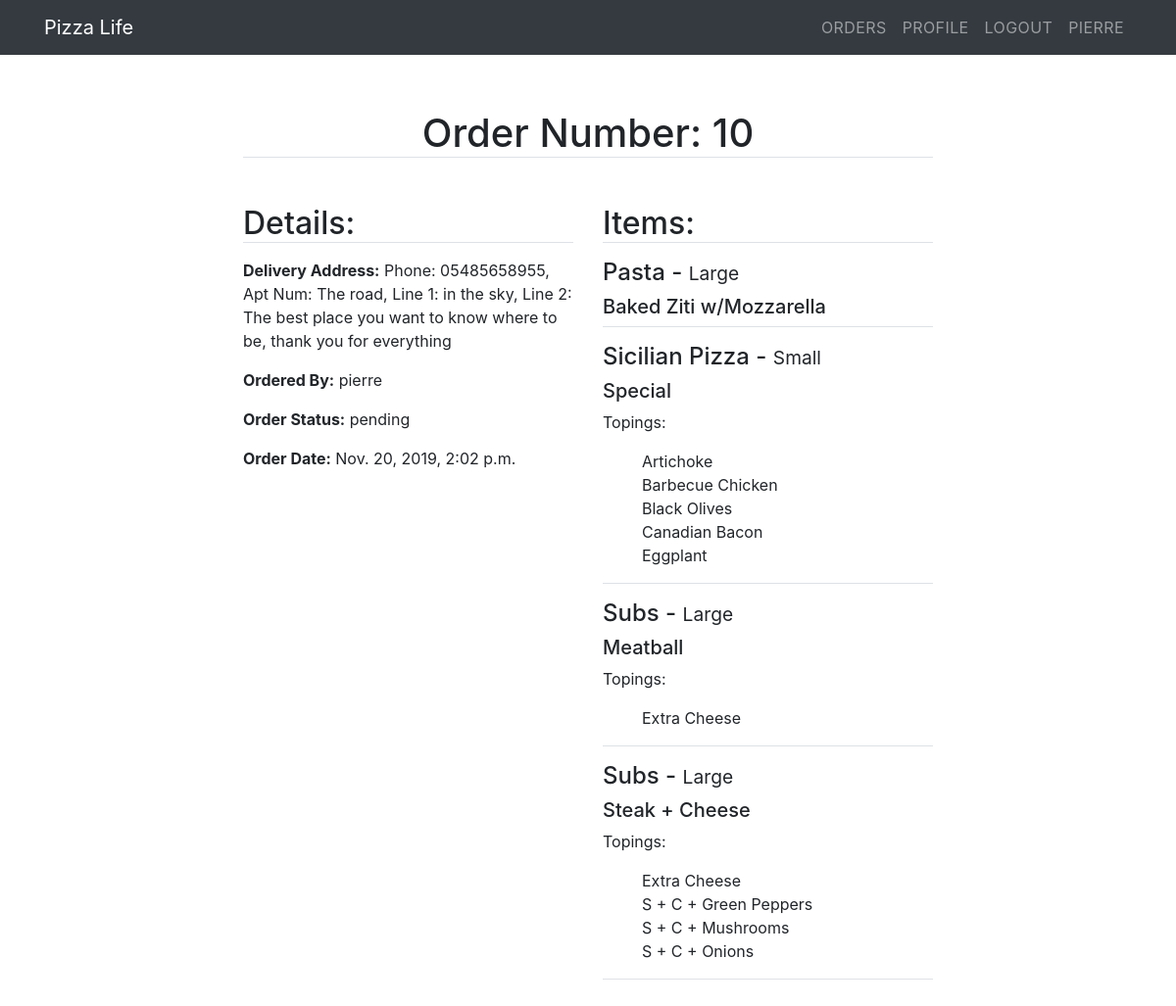
The app's page /orders/10/ (signed in) with its own data.
### orders/models.py (models this page shows, shortened)
class Order(models.Model):
    user = models.ForeignKey(User, on_delete=models.CASCADE)
    address = models.CharField(max_length=255)
    time = models.DateTimeField(auto_now_add=True)
    OPTIONS = (
        ('pending', 'pending'),
        ('completed', 'completed'),
    )
    status = models.CharField(max_length=255, choices=OPTIONS)

class Item(models.Model):
    order = models.ForeignKey(Order, on_delete=models.CASCADE)
    name = models.CharField(max_length=255)
    category = models.CharField(max_length=255)
    size = models.CharField(max_length=255)
    topping_1 = models.CharField(max_length=255, blank=True, null=True)
    topping_2 = models.CharField(max_length=255, blank=True, null=True)
    topping_3 = models.CharField(max_length=255, blank=True, null=True)
    topping_4 = models.CharField(max_length=255, blank=True, null=True)
    topping_5 = models.CharField(max_length=255, blank=True, null=True)

### orders/views.py (the view)
# urls.py: path('<str:pk>/', views.order_detail, name='order_detail')
def order_detail(request, pk):
    context = {
        'order': Order.objects.filter(pk=pk).first(),
        'items': Item.objects.filter(order__pk=pk).all()
    }
    return render(request, 'orders/order_detail.html', context)

### orders/templates/orders/order_detail.html (shortened to what this page needs)
{% extends 'main/base.html' %}
{% block main %}
    <div class="col-md-8 p-5">
            <h1 class="border-bottom text-center mb-5">Order Number: {{ order.id }}</h1>
        <div class="row">
            <div class="col-md-6">
                <h2 class="border-bottom mb-3">Details:</h2>
                <p><b>Delivery Address:</b> {{ order.address }}</p>
                <p><b>Ordered By:</b> {{ order.user }}</p>
                <p><b>Order Status:</b> {{ order.status }}</p>
                <p><b>Order Date:</b> {{ order.time }}</p>
            </div>
            <div class="col-md-6">
                <h2 class="border-bottom mb-3">Items:</h2>
                    {% for item in items %}
                    <div class="border-bottom p3 mb-3">
                        <h4>{{ item.category }} - <small>{{ item.size }}</small></4>
                        <h5>{{ item.name }}</h5>
                        {% if item.topping_1 %}
                        <p>Topings:</p>
                        <ul>
                                <li>{{ item.topping_1 }}</li>
                            {% endif %}
                            {% if item.topping_2 %}
                                <li>{{ item.topping_2 }}</li>
                            {% endif %}
                            {% if item.topping_3 %}
                                <li>{{ item.topping_3 }}</li>
                            {% endif %}
                            {% if item.topping_4 %}
                                <li>{{ item.topping_4 }}</li>
                            {% endif %}
                            {% if item.topping_5 %}
                                <li>{{ item.topping_5 }}</li>
                            {% endif %}
                        </ul>
                    </div>
                    {% endfor %}
            </div>
        </div>
    </div>
{% endblock main %}

### products/templates/main/base.html (shortened to what this page needs)
{% load static %}
<!DOCTYPE html>
<html lang="en">
<head>
    <link rel="stylesheet" href="{% static 'main/css/bootstrap.css' %}">
    <link rel="stylesheet" href="{% static 'main/css/main.css' %}">
</head>
<body>
    <header>
        <nav class="navbar navbar-expand-lg navbar-dark bg-dark">
            <div class="container">
                <a class="navbar-brand" href="{% url 'products_menu' %}">Pizza Life</a>
                <div class="collapse navbar-collapse " id="navbarNav">
                    <ul class="navbar-nav ml-auto">
                        {% if user.is_superuser %}
                        <li class="nav-item">
                            <a class="nav-link" href="{% url 'order_list' %}">Orders</a>
                        </li>
                        {% endif %}
                    {% if user.is_authenticated %}
                        <li class="nav-item">
                            <a class="nav-link" href="{% url 'profile' %}">Profile</a>
                        </li>
                        <li class="nav-item">
                            <a class="nav-link" href="{% url 'logout' %}">Logout</a>
                        </li>
                        <li class="nav-item">
                            <a class="nav-link" href="">{{ user.username }}</a>
                        </li>
                    {% else %}
                        <li class="nav-item">
                            <a class="nav-link" href="{% url 'register' %}">Register</a>
                        </li>
                    {% endif %}
                    </ul>
                </div>
            </div>
        </nav>
    </header>
    <main class="container-fluid mt-2 mb-5">
        <div class="row justify-content-center">
            {% block main %}{% endblock main %}
        </div>
    </main>
</body>
</html>

### products/static/main/css/main.css (style rules this page uses)
body { background-color: #fff; line-height: 1.5; }
.navbar .nav-link { text-transform: uppercase; font-size: 16px; letter-spacing: 0.4px; }
li, #toppings-list, #chosen-toppings-list { list-style: none; padding: 0px; }

### records on screen
Order: id "10", address "Phone: 05485658955, Apt Num: The road, Line 1: in the sky, Line 2: The best place you want to know where to be, thank you for everything", user "pierre", status "pending", time "Nov. 20, 2019, 2:02 p.m."
Item: category "Pasta", size "Large", name "Baked Ziti w/Mozzarella"
Item: category "Sicilian Pizza", size "Small", name "Special", topping_1 "Artichoke", topping_2 "Barbecue Chicken", topping_3 "Black Olives", topping_4 "Canadian Bacon", topping_5 "Eggplant"
Item: category "Subs", size "Large", name "Meatball", topping_1 "Extra Cheese"
Item: category "Subs", size "Large", name "Steak + Cheese", topping_1 "Extra Cheese", topping_2 "S + C + Green Peppers", topping_3 "S + C + Mushrooms", topping_4 "S + C + Onions"

### other values on screen
{{ user.username }} "PIERRE"
